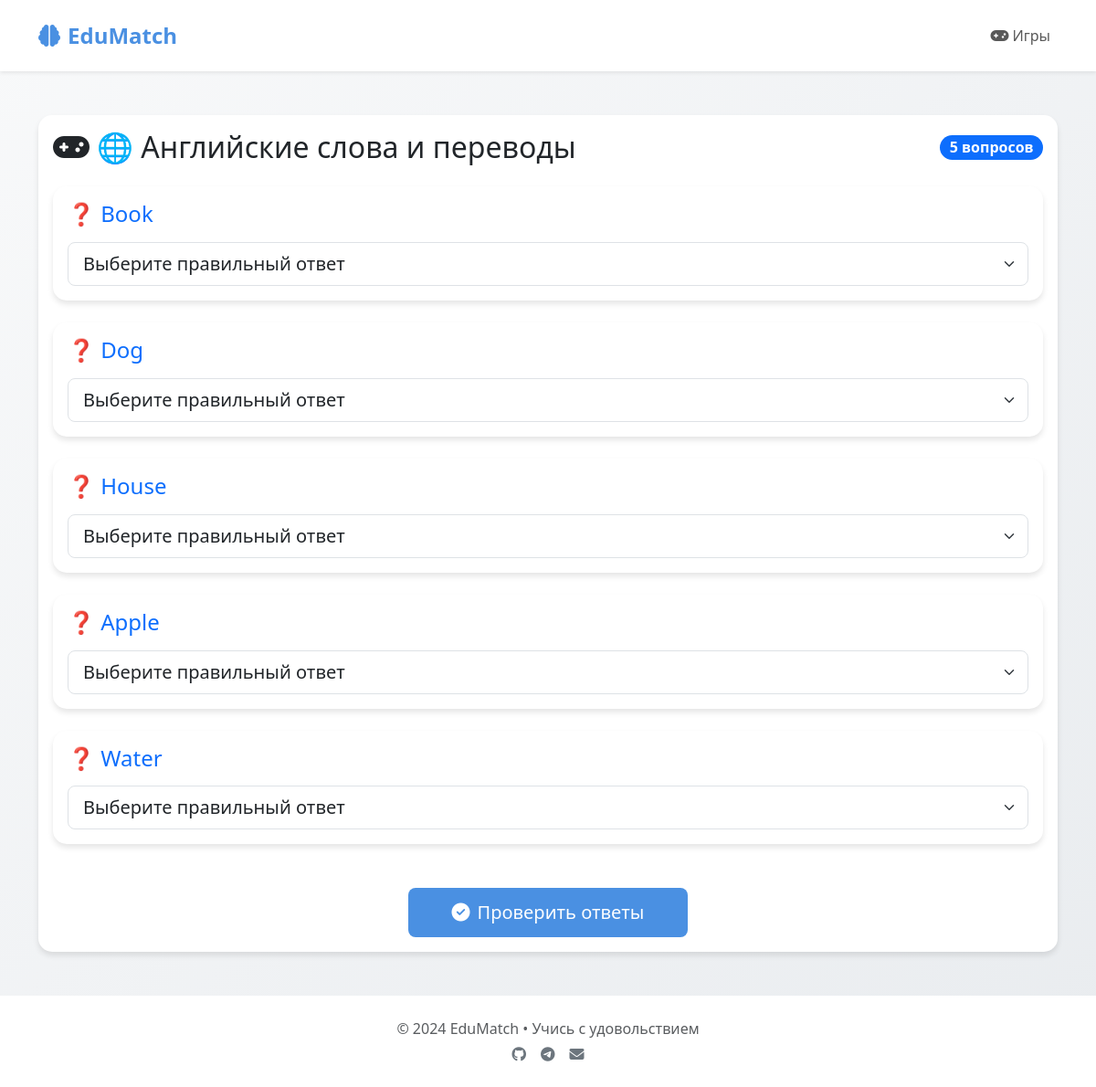
/game/9/, run on the app's committed database.
### cards/models.py (models this page shows, shortened)
class Category(models.Model):
    name = models.CharField(max_length=100)

class Card(models.Model):
    left_text = models.CharField(max_length=200)
    right_text = models.CharField(max_length=200)
    category = models.ForeignKey(Category, on_delete=models.CASCADE)

### cards/views.py (the view, shortened to what this page needs)
# urls.py: path('game/<int:category_id>/', views.game, name='game'),
def game(request, category_id):
    category = get_object_or_404(Category, id=category_id)
    if 'selected_cards' not in request.session or request.method == 'GET':
        all_cards = list(Card.objects.filter(category=category))
        num_cards = min(len(all_cards), 5)
        selected_cards = random.sample(all_cards, num_cards) if len(all_cards) >= 5 else all_cards
        request.session['selected_cards'] = [c.id for c in selected_cards]
    else:
        selected_cards = Card.objects.filter(id__in=request.session['selected_cards'])
    for card in selected_cards:
        other_cards = [c for c in selected_cards if c != card]
        wrong_answers = random.sample(other_cards, min(3, len(other_cards)))
        options = wrong_answers + [card]
        random.shuffle(options)
        card.options = options
    return render(request, 'cards/game.html', {
        'category': category,
        'cards': selected_cards,
    })

### cards/templates/cards/game.html (shortened to what this page needs)
{% extends 'cards/base.html' %}
{% block content %}
<div class="card">
    <div class="card-body">
        <div class="d-flex justify-content-between align-items-center mb-4">
            <h2 class="card-title mb-0">
                <i class="fas fa-gamepad me-2"></i>{{ category.name }}
            </h2>
            <span class="badge bg-primary rounded-pill fs-6">
                {{ cards|length }} вопросов
            </span>
        </div>
        <form method="post">
            <div class="row g-4">
                {% for card in cards %}
                <div class="col-12">
                    <div class="card option-card">
                        <div class="card-body">
                            <h4 class="card-title mb-3 text-primary">
                                ❓ {{ card.left_text }}
                            </h4>
                            <select name="card_{{ card.id }}"
                                    class="form-select form-select-lg"
                                    required>
                                <option value="">Выберите правильный ответ</option>
                            </select>
                        </div>
                    </div>
                </div>
                {% endfor %}
            </div>
            <div class="text-center mt-5">
                <button type="submit" class="btn btn-primary btn-lg px-5">
                    <i class="fas fa-check-circle me-2"></i>Проверить ответы
                </button>
            </div>
        </form>
    </div>
</div>
{% endblock %}

### cards/templates/cards/base.html (style rules this page uses)
:root { --main-color: #4A90E2; --hover-color: #357ABD; --bg-gradient: linear-gradient(135deg, #f8f9fa 0%, #e9ecef 100%); }
body { background: var(--bg-gradient); min-height: 100vh; }
.card { border: none; border-radius: 15px; box-shadow: 0 4px 6px rgba(0,0,0,0.1); transition: transform 0.3s; }
.btn-primary { background-color: var(--main-color); border: none; padding: 12px 25px; }
.option-card { cursor: pointer; transition: all 0.2s; }

### data on the page
Category: name "🌐 Английские слова и переводы"
Card: left_text "Book"
Card: left_text "Dog"
Card: left_text "House"
Card: left_text "Apple"
Card: left_text "Water"

### other printed values
{{ cards|length }} "5"
